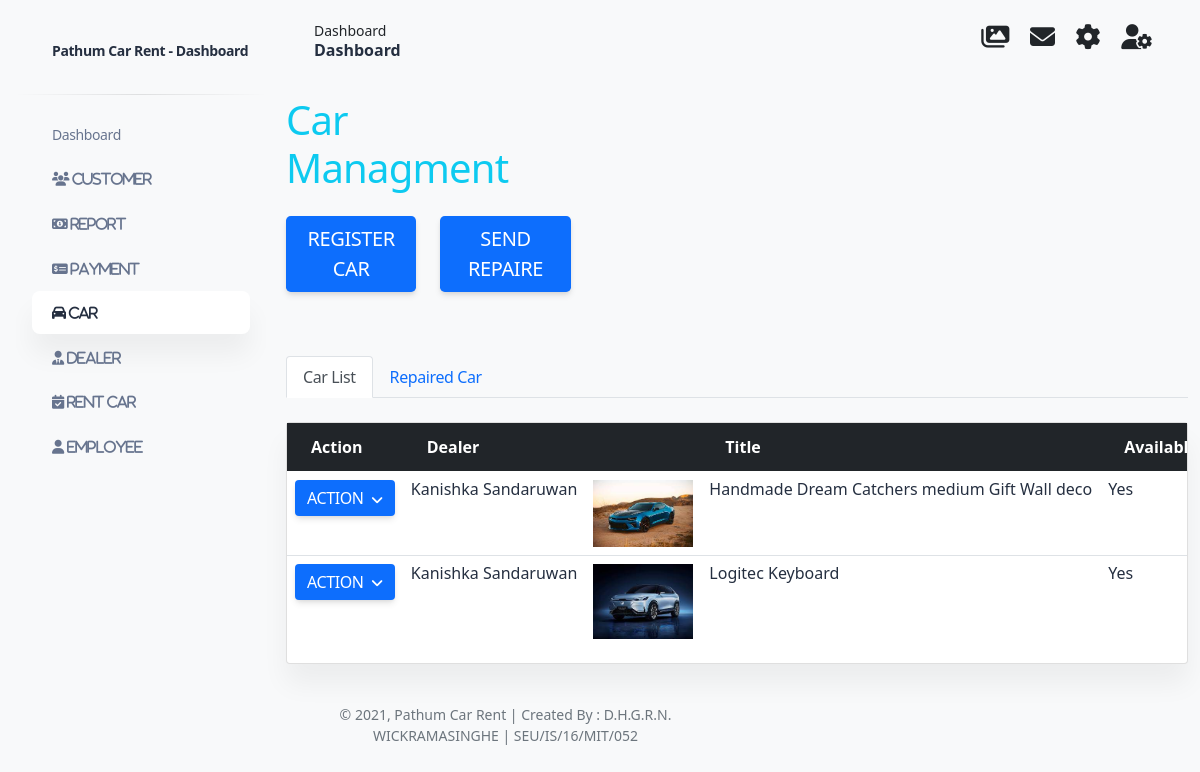
Screenshot of /admin/car.php (signed in) with the database file from the repository.
### tables this page shows
CREATE TABLE `carreg` (
  `car_id` int(11) NOT NULL,
  `delar_code` varchar(255) NOT NULL,
  `manufacture` varchar(255) NOT NULL,
  `model` varchar(255) NOT NULL,
  `color` varchar(100) NOT NULL,
  `chasi_number` varchar(255) NOT NULL,
  `car_number` varchar(255) NOT NULL,
  `rent_fee` int(255) NOT NULL,
  `available` varchar(255) NOT NULL,
  `trndate` datetime NOT NULL,
  `image` varchar(255) NOT NULL,
  `title` varchar(1000) NOT NULL
);

CREATE TABLE `delar` (
  `dealer_id` int(11) NOT NULL,
  `name` varchar(255) NOT NULL,
  `address` varchar(255) NOT NULL,
  `mobile` varchar(10) NOT NULL,
  `email` varchar(255) NOT NULL,
  `nic` varchar(10) NOT NULL,
  `trndate` datetime NOT NULL,
  `password` varchar(255) NOT NULL,
  `username` varchar(255) NOT NULL
);

### admin/car.php (the view, shortened to what this page needs)
<?php require_once "head.php"; ?>
<body class="g-sidenav-show  bg-gray-100">
  <aside class="sidenav navbar navbar-vertical navbar-expand-xs border-0 border-radius-xl my-3 fixed-left ms-3" id="sidenav-main">
    <div class="sidenav-header">
      <a class="navbar-brand m-0" href="index.php">
        <span class="ms-1 font-weight-bold">Pathum Car Rent - Dashboard</span>
      </a>
    </div>
    <hr class="horizontal dark mt-0">
    <div class="collapse navbar-collapse  w-auto" id="sidenav-collapse-main">
      <ul class="navbar-nav">
        <li class="nav-item">
          <a class="nav-link  " href="index.php">
            <span class="nav-link-text ms-1">Dashboard</span>
          </a>
        </li>
        <li class="nav-item">
          <a class="nav-link  " href="customer.php">
            <span class="nav-link-text ms-1"><i class="fas fa-users"> Customer</i></span>
          </a>
        </li>
        <li class="nav-item">
          <a class="nav-link  " href="report.php">
            <span class="nav-link-text ms-1"><i class="fas fa-money-bill-alt"> Report</i></span>
          </a>
        </li>
        <li class="nav-item">
          <a class="nav-link  " href="payment.php">
            <span class="nav-link-text ms-1"><i class="fas fa-money-check-alt"> Payment</i></span>
          </a>
        </li>
        <li class="nav-item">
          <a class="nav-link  active" href="car.php">
            <span class="nav-link-text ms-1"><i class="fas fa-car"> Car</i></span>
          </a>
        </li>
        <li class="nav-item ">
          <a class="nav-link  " href="dealer.php">
            <span class="nav-link-text ms-1"><i class="fas fa-user-tie"> Dealer</i></span>
          </a>
        </li>
        <li class="nav-item ">
          <a class="nav-link  " href="rent.php">
            <span class="nav-link-text ms-1"><i class="fas fa-calendar-check"> Rent Car</i></span>
          </a>
        </li>
        <li class="nav-item">
          <a class="nav-link  " href="employee.php">
            <span class="nav-link-text ms-1"><i class="fas fa-user"> Employee</i></span>
          </a>
        </li>
      </ul>
    </div>
  </aside>
  <main class="main-content mt-1 border-radius-lg">
    <nav class="navbar navbar-main navbar-expand-lg px-0 mx-4 shadow-none border-radius-xl" id="navbarBlur" navbar-scroll="true">
      <div class="container-fluid py-1 px-3">
        <nav aria-label="breadcrumb">
          <ol class="breadcrumb bg-transparent mb-0 pb-0 pt-1 px-0 me-sm-6 me-5">
            <li class="breadcrumb-item text-sm text-dark active" aria-current="page">Dashboard</li>
          </ol>
          <h6 class="font-weight-bolder mb-0">Dashboard</h6>
        </nav>
        <div class="collapse navbar-collapse mt-sm-0 mt-2 me-md-0 me-sm-4" id="navbar">
          <ul class="navbar-nav  justify-content-end">
               <li class="nav-item dropdown pe-2 d-flex align-items-center" style="margin-right: 13px;">
              <a href="albem.php" class="nav-link text-body p-0" id="dropdownMenuButton">
                <i style="font-size: 25px" class="fa fa-images cursor-pointer"></i>
              </a>
            </li>
              <li class="nav-item dropdown pe-2 d-flex align-items-center" style="margin-right: 13px;">
              <a href="messege.php" class="nav-link text-body p-0" id="dropdownMenuButton">
                  <i style="font-size: 25px" class="fa fa-envelope cursor-pointer"></i>
              </a>
            </li>
               <li class="nav-item dropdown pe-2 d-flex align-items-center" style="margin-right: 13px;">
              <a href="setting.php" class="nav-link text-body p-0" id="dropdownMenuButton">
                <i style="font-size: 25px" class="fa fa-cog cursor-pointer"></i>
              </a>
            </li>
            <li class="nav-item dropdown pe-2 d-flex align-items-center">
              <a href="javascript:;" class="nav-link text-body p-0" id="dropdownMenuButton" data-bs-toggle="dropdown" aria-expanded="false">
                <i style="font-size: 25px" class="fa fa-user-cog cursor-pointer"></i>
              </a>
            </li>
          </ul>
        </div>
      </div>
    </nav>
    <div class="container-fluid py-4">
        <div class="row">
          <div class="col-md-4">
            <h1 class="text-info">Car Managment</h1>
          </div>
        </div>
        <div class="row mt-3">
          <div class="col-md-2">
            <button class="btn btn-lg col-md-12 btn-primary" data-bs-toggle="modal" data-bs-target="#exampleModal">Register Car</button>
          </div>
          <div class="col-md-2">
            <button class="btn btn-lg col-md-12 btn-primary" data-bs-toggle="modal" data-bs-target="#exampleModalrepaire">Send Repaire</button>
          </div>
        </div>
          <div class="row mt-5 ">
              <nav>
                    <div class="nav nav-tabs" id="nav-tab" role="tablist">
                      <a class="nav-item nav-link active" id="nav-home-tab" data-toggle="tab" href="#nav-home" role="tab" aria-controls="nav-home" aria-selected="true">Car List</a>
                      <a class="nav-item nav-link" id="nav-profile-tab" data-toggle="tab" href="#nav-profile" role="tab" aria-controls="nav-profile" aria-selected="false">Repaired Car</a>
                    </div>
                  </nav>
                  <div class="tab-content" id="nav-tabContent">
                    <div class="tab-pane fade show active" id="nav-home" role="tabpanel" aria-labelledby="nav-home-tab">
                      <div class="col-md-12 mt-4">
                        <div class="card">
                            <div class="table-responsive">
                                <table class="table v-middle">
                                    <thead>
                                        <tr class="bg-dark">
                                            <th class="border-top-0 text-white">Action</th>
                                            <th class="border-top-0 text-white">Dealer</th>
                                            <th class="border-top-0 text-white"></th>
                                            <th class="border-top-0 text-white">Title</th>
                                            <th class="border-top-0 text-white">Available</th>
                                        </tr>
                                    </thead>
                                    <?php
                                    $viewquery = " SELECT * FROM carreg";
                                    $viewresult = mysqli_query($con,$viewquery);
                                     ?>
                                    <tbody>
                                      <?php while($row = mysqli_fetch_assoc($viewresult)) {
                                        $delar_code = $row['delar_code'];
                                        $q4 = "SELECT * FROM delar where dealer_id ='$delar_code'";
                                        $res4 = mysqli_query($con,$q4);
                                        $row2=mysqli_fetch_assoc($res4);
                                        $image = $row['image'];
                                        $image_src = "../upload/car/".$image;
                                        ?>
                                        <tr>
                                            <td>
                                                <div class="dropdown">
                                                  <button class="btn btn-primary dropdown-toggle" type="button" id="dropdownMenuButton1" data-bs-toggle="dropdown" aria-expanded="false">
                                                    Action
                                                  </button>
                                                </div>
                                            </td>
                                            <td><h6><?php echo $row2['name']; ?></h6></td>
                                            <td><img width="100px" src='<?php echo $image_src; ?>'></td>
                                            <td><h6><?php echo $row['title']; ?></h6></td>
                                            <td><h6><?php echo $row['available']; ?></h6></td>
                                        </tr>
                                        <?php } ?>
                                    </tbody>
                                </table>
                            </div>
                        </div>
                    </div>
                    </div>
                  </div>
                </div>
    </div>
      <footer class="footer pt-3">
        <div class="container-fluid">
          <div class="row align-items-center justify-content-lg-between">
            <div class="col-lg-6 mb-lg-0 mb-4">
              <div class="copyright text-center text-sm text-muted text-lg-left">
                © , Pathum Car Rent | Created By :  D.H.G.R.N. WICKRAMASINGHE | SEU/IS/16/MIT/052
              </div>
            </div>
          </div>
        </div>
      </footer>
  </main>
</body>
</html>

### admin/head.php (shortened to what this page needs)
<!DOCTYPE html>
<html lang="en">
<!DOCTYPE html>
<html lang="en">
<head>
  <link href="../assets/css/nucleo-icons.css" rel="stylesheet" />
  <link href="../assets/css/nucleo-svg.css" rel="stylesheet" />
  <link href="../assets/css/nucleo-svg.css" rel="stylesheet" />
    <link href="https://cdn.jsdelivr.net/npm/summernote@0.8.18/dist/summernote-lite.min.css" rel="stylesheet">
  <link href="https://cdn.jsdelivr.net/npm/bootstrap@5.0.0/dist/css/bootstrap.min.css" rel="stylesheet">
  <link id="pagestyle" href="../assets/css/soft-ui-dashboard.css?v=1.0.1" rel="stylesheet" />
  <link rel="stylesheet" href="https://cdn.jsdelivr.net/npm/bootstrap@5.0.0-beta3/dist/css/bootstrap.min.css">
</head>

### rows the page displays
carreg: delar.name "Kanishka Sandaruwan", image (picture), title "Handmade Dream Catchers medium Gift Wall deco", available "Yes"
carreg: delar.name "Kanishka Sandaruwan", image (picture), title "Logitec Keyboard", available "Yes"
